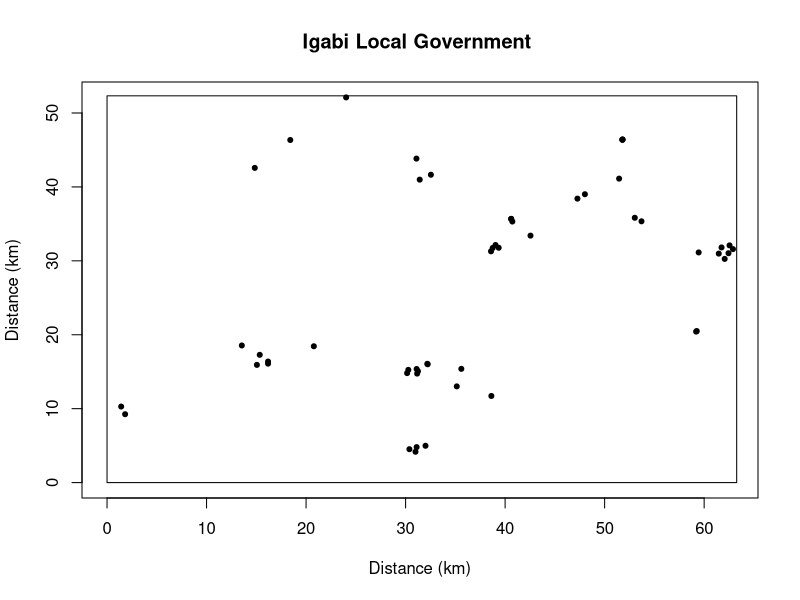
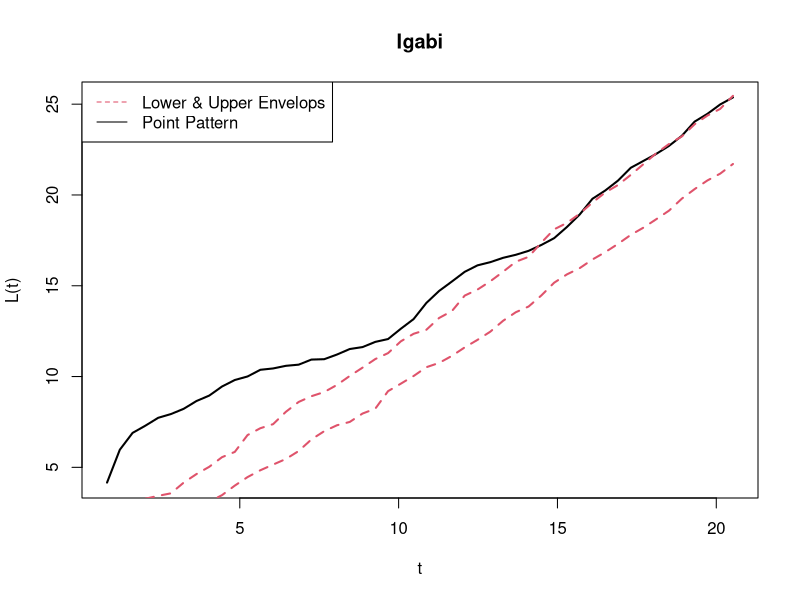
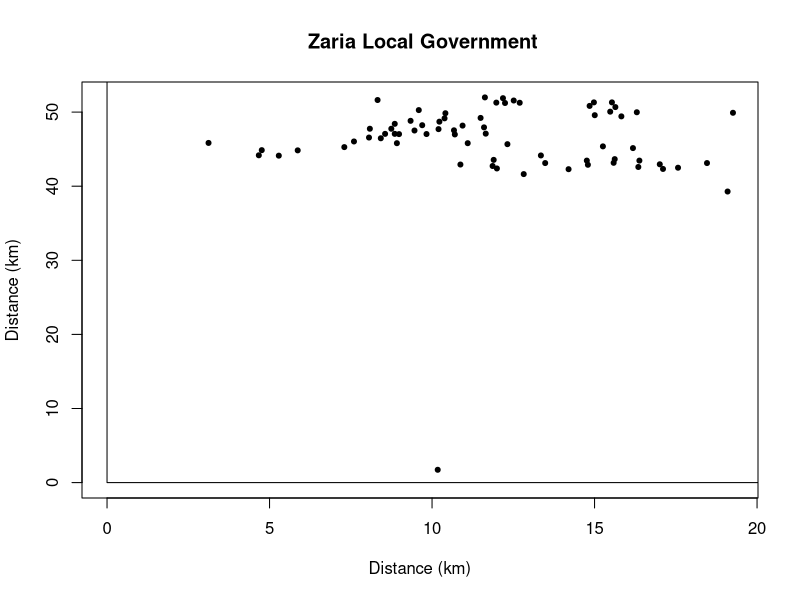

Write the R code that produced these figures, in order. (Note: a time limit stopped this script after it produced the figures.)
## ---- chunk 1
rippley_plot<- function(D,w){
  # D is the coordinates of the rectangular window
  # w is the coordinates of patients' locations
  
  # initial step is to check if the arguments 'D' and 'w' are matrices
  if(is.matrix(D)==TRUE & is.matrix(w)==TRUE){
    
    # Calculating the Euclidean distances of the two sides of the rectangular window
    a<-sqrt(sum((D[2,]-D[1,])^2))
    b<- sqrt(sum((D[3,]-D[2,])^2))
    
    # Calculating the area of the rectangular window
    A<- a*b
    
    # Calculating the length of the diagonal of the rectangular window
    # Note that this is the longest distance in the rectangular window
    d<- sqrt(sum((D[3,]-D[1,])^2))
    
    # Specifying the sequence for incrementing the radius used to calculate
    # distance from the nearest neighbour
    t<- seq(from=d/100,to=d/4, length=50)
    Pi<- acos(-1)
    x0<- D[1,1]; y0<- D[1,2]; x1<- D[3,1]; y1<- D[3,2]
    
    Kk<- function(w,t,D){
      n<- 1:nrow(w)
      wij<-0
      # Specifying the edges of the rectangular window
      x0<- D[1,1]; y0<- D[1,2]
      x1<- D[3,1]; y1<- D[3,2]
      
      for(i in n){
        # We shall compute the distance between any point and every other point
        # within the rectangular window
        for(j in n[-i]){
          
          x<- w[i,1]
          y<- w[i,2]
          rij<-sqrt(sum((w[i,]-w[j,])^2))
          if(rij<=t){
            # At the boundary of the window
            # And at the corner points of the window
            if(x==x0){
              if(y==y0 | y==y1) theta<- 3/2*Pi
              if((y1-y)>=t & (y-y0)>=t) theta<- Pi
            }
            if(x==x1){
              if(y==y0 | y==y1) theta<- 3/2*Pi
              if((y1-y)>=t & (y-y0)>=t) theta<- Pi
            }
            if((x-x0)>=t & (x1-x)>=t){
              if(y==y0 | y==y1) theta<- Pi
            }
            
            # For points inside the window
            if(x>x0 & (x-x0)<t){
              if(y>y0 & (y-y0)<t) theta<- Pi/2 + acos((x-x0)/t) + acos((y-y0)/t)
              if((y-y0)>=t & y<=(y1-t)) theta<- 2*acos((x-x0)/t)
              if(y>(y1-t) & y<y1){
                theta<- Pi/2 + acos((y1-y)/t) + acos((x-x0)/t)}
            }
            if((x-x0)>=t & x<=(x1-t)){
              if(y>y0 & (y-y0)<t) theta<- 2*acos((y-y0)/t)
              if((y-y0)>=t & y<=(y1-t)) theta<- 0
              if(y>(y1-t) & y<y1) theta<- 2*acos((y1-y)/t)
            }
            if(x>(x1-t) & x<x1){
              if(y>y0 & (y-y0)<t) theta<- Pi/2 + acos((y-y0)/t) + acos((x1-x)/t)
              if((y-y0)>=t & y<=(y1-t)) theta<- 2*acos((x1-x)/t)
              if(y>(y1-t) & y<y1) theta<- Pi/2 + acos((x1-x)/t) + acos((y1-y)/t)
            }
            wij<- wij + 2*Pi/(2*Pi-theta)
            
          }
          else wij<- wij
        }
      }
      wij
    }
    ysam<- array(data = NA, dim = length(t))
    for(i in 1:length(t)){
      K<- A*Kk(w,t[i],D)/(nrow(w)*(nrow(w)-1))
      ysam[i]<- sqrt(K/Pi)
    }
    #library(splines)
    #ty1<- smooth.spline(t,ysam)
    
    forest<- matrix(data = NA, nrow = length(t),ncol = 101)
    sim.w<- matrix(data = NA, nrow = nrow(w),ncol = 2)
    sim.w[,1]<-runif(n=nrow(w),min = x0, max = x1)
    sim.w[,2]<-runif(n=nrow(w),min = y0, max = y1)
    for(i in 1:length(t)){
      K<- A*Kk(sim.w,t[i],D)/(nrow(w)*(nrow(w)-1))
      forest[i,1]<- sqrt(K/Pi)
    }
    
    for(j in 2:99){
      sim.w[,1]<-runif(n=nrow(w),min = x0, max = x1)
      sim.w[,2]<-runif(n=nrow(w),min = y0, max = y1)
      for(i in 1:length(t)){
        
        K<- A*Kk(sim.w,t[i],D)/(nrow(w)*(nrow(w)-1))
        forest[i,j]<- sqrt(K/Pi)
      }
    }
    
    for(i in 1:length(t)){
      forest[i,100]<- min(forest[i,1:99])
      forest[i,101]<- max(forest[i,1:99])
    }
    
    
    plot(t,ysam,type='l',xlab = 't',ylab = 'L(t)',col=1,lwd=2,
         main = deparse(substitute(w)))
    #ylim=range(0,max(ysam)))
    
    #for(i in 1:99){
    #ty<- smooth.spline(t,forest[,i])
    # lines(t,forest[,i])
    #}
    
    lines(t,lty=2,forest[,100],lwd=2,col=2)
    lines(t,lty=2,forest[,101],lwd=2,col=2)
    legend.txt<-c("Lower & Upper Envelops","Point Pattern")
    legend("topleft",legend = legend.txt,col = 2:1,lty=2:1)
  }
  
  else stop("D must be a matrix i.e. a set of coordinates\n
            w must also be a matrix i.e. a set of coordinates for locations")
}
## ---- chunk 2
# Reading in the coordinates for each patient's location
Igabi<-rbind(c(7.471633,10.633025),c(7.666651,10.916986),c(7.632595,10.850440),
             c(7.625814,10.845086),c(7.766627,10.783734),c(7.683822,10.817522),
             c(7.345764,10.647108),c(7.338226,10.655250),c(7.666648,10.916800),
             c(7.335663,10.643038),c(7.677754,10.821805),c(7.663557,10.869396),
             c(7.416433,10.968093),c(7.666450,10.916603),c(7.333747,10.882432),
             c(7.481472,10.635320),c(7.566922,10.817247),c(7.551693,10.788693),
             c(7.480084,10.893735),c(7.516599,10.616927),c(7.480718,10.632456),
             c(7.549097,10.785124),c(7.583340,10.800115),c(7.365869,10.916339),
             c(7.762582,10.778737),c(7.756276,10.785756),c(7.763533,10.788255),
             c(7.753778,10.778261),c(7.759131,10.771836),c(7.565851,10.820459),
             c(7.472727,10.636978),c(7.554549,10.785362),c(7.565851,10.820459),
             c(7.473721,10.540582),c(7.479224,10.537459),c(7.483058,10.868155),
             c(7.493171,10.874104),c(7.480265,10.543110),c(7.488295,10.544746),
             c(7.216362,10.583116),c(7.212793,10.592395),c(7.322010,10.666635),
             c(7.520727,10.638215),c(7.490240,10.643794),c(7.489954,10.644365),
             c(7.480266,10.638034),c(7.735575,10.779688),c(7.547916,10.605276),
             c(7.387207,10.665683),c(7.547590,10.781053),c(7.733281,10.683488),
             c(7.733852,10.684154),c(7.345764,10.644545))

# This is the coordinates for the rectangular window
IgabiWindow<-rbind(c(7.20,10.50),c(7.77,10.50),c(7.77,10.97),c(7.20,10.97))

Igabi[,1]<- 111*(Igabi[,1]-IgabiWindow[1,1])
# Distance between two lattitudes is approximately 111km
Igabi[,2]<- 111.321*(Igabi[,2]-IgabiWindow[1,2])
# Distance between two longitudes is approximately 111.321km
IgabiWindow[,1]<- 111*(IgabiWindow[,1]-IgabiWindow[1,1])
IgabiWindow[,2]<- 111.321*(IgabiWindow[,2]-IgabiWindow[1,2])
IgabiWindow
## ---- chunk 3
plot(Igabi[,1],Igabi[,2],pch=20,xlim = range(0,max(Igabi[,1])),
     ylim = range(0,max(Igabi[,2])), xlab = "Distance (km)", ylab = "Distance (km)",
     main = "Igabi Local Government ")
identify(Igabi[,1],Igabi[,2])
polygon(IgabiWindow[,1],IgabiWindow[,2])
## ---- chunk 4
# Using the Rippley estimator to determine disease spread pattern using the plot
rippley_plot(D=IgabiWindow,w=Igabi)
## ---- chunk 5
# Inputing another data 
Zaria<- rbind(c(7.766274,11.001718), c(7.740992,11.010343), c(7.755566,11.010343), 
              c(7.716067,11.000825), c(7.715175,11.011235), c(7.728262,11.016589),
              c(7.745453,11.027594), c(7.714877,11.003800), c(7.705954,11.005584),
              c(7.729451,11.007369), c(7.753781,11.025512), c(7.774304,11.007369),
              c(7.755269,11.002610), c(7.761217,11.005882), c(7.741289,11.005287),
              c(7.748428,11.007666), c(7.748725,11.012128), c(7.762110,11.000230),
              c(7.735935,10.999933), c(7.723503,10.993984), c(7.701790,11.067771),
              c(7.699661,10.635530), c(7.718982,11.030271), c(7.707977,11.031461),
              c(7.711546,11.062096), c(7.706549,11.052781), c(7.701552,11.061585),
              c(7.692142,11.058568), c(7.695366,11.053257), c(7.694414,11.071579),
              c(7.686800,11.048974), c(7.688941,11.042466), c(7.693224,11.046832),
              c(7.687751,11.054922), c(7.685074,11.042763), c(7.680851,11.048974),
              c(7.683885,11.037410), c(7.687751,11.042787), c(7.696555,11.042549),
              c(7.699887,11.048498), c(7.700125,11.057540), c(7.747476,11.069675),
              c(7.754852,11.068961), c(7.748904,11.075219), c(7.750569,11.063964),
              c(7.743193,11.065392), c(7.712974,11.043025), c(7.712498,11.050639),
              c(7.747952,11.080930), c(7.741765,11.076647), c(7.742955,11.080930),
              c(7.688346,11.031461), c(7.676449,11.033543), c(7.680613,11.038302),
              c(7.650074,11.016790), c(7.655613,11.016342), c(7.673772,11.026702),
              c(7.660852,11.022759), c(7.650886,11.023007), c(7.704170,11.047070),
              c(7.704408,11.042073), c(7.717750,11.086023), c(7.720730,11.083192),
              c(7.718317,11.080177), c(7.722388,11.080478), c(7.636134,11.031772),
              c(7.682992,11.083785), c(7.780015,10.972867), c(7.712739,11.086961),
              c(7.715905,11.080629), c(7.781502,11.068319))


ZariaWindow<- rbind(c(7.608,10.62),c(7.802,10.62),c(7.802,11.137),c(7.608,11.137))

Zaria[,1]<- 111*(Zaria[,1]-ZariaWindow[1,1])
# Distance between two lattitudes is approximately 111km
Zaria[,2]<- 111.321*(Zaria[,2]-ZariaWindow[1,2])
# Distance between two longitudes is approximately 111.321km
ZariaWindow[,1]<- 111*(ZariaWindow[,1]-ZariaWindow[1,1])
ZariaWindow[,2]<- 111.321*(ZariaWindow[,2]-ZariaWindow[1,2])
## ---- chunk 6
plot(Zaria[,1],Zaria[,2],pch= 20,
     xlim = range(0,max(Zaria[,1])),
     ylim = range(0,max(Zaria[,2])), 
     xlab = "Distance (km)", ylab = "Distance (km)",
     main = " Zaria Local Government")
identify(Zaria[,1],Zaria[,2])
polygon(ZariaWindow[,1],ZariaWindow[,2])
## ---- chunk 7
rippley_plot(D=ZariaWindow,w=Zaria)
